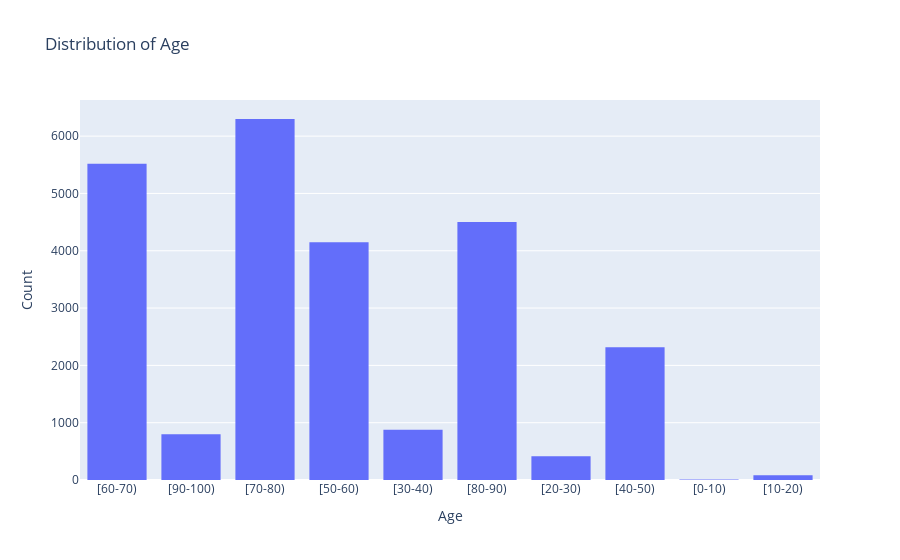

The cell this chart's notebook holds for it:
### Markdown cell above
#### 1) Distribution of Age

### Code cell
fig = px.histogram(df, x='age', title='Distribution of Age', nbins=20)
fig.update_layout(xaxis_title='Age', yaxis_title='Count')
fig.show()

### Figure 1 — Plotly figure (JSON) as saved in the notebook; plotly's stock layout.template omitted (floating-point values rounded to 4 significant figures; data arrays with more than 128 entries replaced by an {"elided": "..."} marker saying what was removed)
{"data": [{"alignmentgroup": "True", "bingroup": "x", "hovertemplate": "age=%{x}<br>count=%{y}<extra></extra>", "legendgroup": "", "marker": {"color": "#636efa", "pattern": {"shape": ""}}, "name": "", "nbinsx": 20, "offsetgroup": "", "orientation": "v", "showlegend": false, "type": "histogram", "x": {"elided": "24962 str values"}, "xaxis": "x", "yaxis": "y"}], "layout": {"barmode": "relative", "legend": {"tracegroupgap": 0}, "title": {"text": "Distribution of Age"}, "xaxis": {"anchor": "y", "domain": [0, 1], "title": {"text": "Age"}}, "yaxis": {"anchor": "x", "domain": [0, 1], "title": {"text": "Count"}}}}
